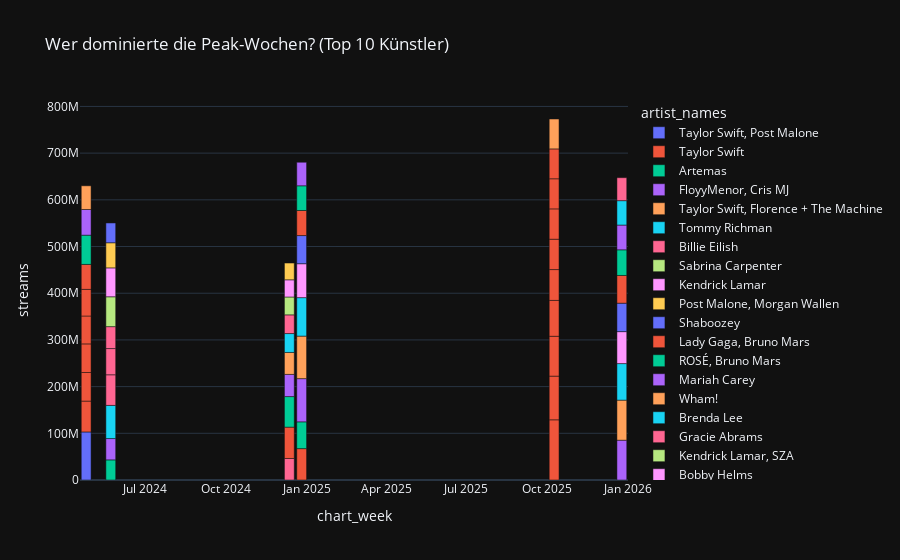

Notebook code for this chart:
### Code cell
# Visualisierung der TOP 10 Künstler in den Peak-Wochen
peak_df_details = df[df['chart_week'].isin(peak_dates)]
top_artists_peaks = peak_df_details[peak_df_details['rank'] <= 10]

fig = px.bar(top_artists_peaks, 
             x='chart_week',
             y='streams',
             color='artist_names',
             title='Wer dominierte die Peak-Wochen? (Top 10 Künstler)',
             hover_data=['track_name'],
             template='plotly_dark')

fig.show()

### Figure 1 — Plotly figure (JSON) as saved in the notebook; plotly's stock layout.template omitted (floating-point values rounded to 4 significant figures)
{"data": [{"customdata": [["Fortnight (feat. Post Malone)"]], "hovertemplate": "artist_names=Taylor Swift, Post Malone<br>chart_week=%{x}<br>streams=%{y}<br>track_name=%{customdata[0]}<extra></extra>", "legendgroup": "Taylor Swift, Post Malone", "marker": {"color": "#636efa", "pattern": {"shape": ""}}, "name": "Taylor Swift, Post Malone", "orientation": "v", "showlegend": true, "textposition": "auto", "type": "bar", "x": ["2024-04-25T00:00:00.000000000"], "xaxis": "x", "y": [102878399], "yaxis": "y"}, {"customdata": [["Down Bad"], ["So Long, London"], ["I Can Do It With a Broken Heart"], ["The Tortured Poets Department"], ["My Boy Only Breaks His Favorite Toys"], ["But Daddy I Love Him"], ["The Fate of Ophelia"], ["Opalite"], ["Elizabeth Taylor"], ["Father Figure"], ["Wood"], ["Actually Romantic"], ["CANCELLED!"], ["Wi$h Li$t"], ["Eldest Daughter"]], "hovertemplate": "artist_names=Taylor Swift<br>chart_week=%{x}<br>streams=%{y}<br>track_name=%{customdata[0]}<extra></extra>", "legendgroup": "Taylor Swift", "marker": {"color": "#EF553B", "pattern": {"shape": ""}}, "name": "Taylor Swift", "orientation": "v", "showlegend": true, "textposition": "auto", "type": "bar", "x": ["2024-04-25T00:00:00.000000000", "2024-04-25T00:00:00.000000000", "2024-04-25T00:00:00.000000000", "2024-04-25T00:00:00.000000000", "2024-04-25T00:00:00.000000000", "2024-04-25T00:00:00.000000000", "2025-10-09T00:00:00.000000000", "2025-10-09T00:00:00.000000000", "2025-10-09T00:00:00.000000000", "2025-10-09T00:00:00.000000000", "2025-10-09T00:00:00.000000000", "2025-10-09T00:00:00.000000000", "2025-10-09T00:00:00.000000000", "2025-10-09T00:00:00.000000000", "2025-10-09T00:00:00.000000000"], "xaxis": "x", "y": [66123951, 61238184, 61235217, 59746801, 57022276, 53434247, 128896137, 93572415, 85348366, 76852497, 65988612, 65019308, 64935386, 64480455, 63984794], "yaxis": "y"}, {"customdata": [["i like the way you kiss me"], ["i like the way you kiss me"]], "hovertemplate": "artist_names=Artemas<br>chart_week=%{x}<br>streams=%{y}<br>track_name=%{customdata[0]}<extra></extra>", "legendgroup": "Artemas", "marker": {"color": "#00cc96", "pattern": {"shape": ""}}, "name": "Artemas", "orientation": "v", "showlegend": true, "textposition": "auto", "type": "bar", "x": ["2024-04-25T00:00:00.000000000", "2024-05-23T00:00:00.000000000"], "xaxis": "x", "y": [62659568, 43122460], "yaxis": "y"}, {"customdata": [["Gata Only"], ["Gata Only"]], "hovertemplate": "artist_names=FloyyMenor, Cris MJ<br>chart_week=%{x}<br>streams=%{y}<br>track_name=%{customdata[0]}<extra></extra>", "legendgroup": "FloyyMenor, Cris MJ", "marker": {"color": "#ab63fa", "pattern": {"shape": ""}}, "name": "FloyyMenor, Cris MJ", "orientation": "v", "showlegend": true, "textposition": "auto", "type": "bar", "x": ["2024-04-25T00:00:00.000000000", "2024-05-23T00:00:00.000000000"], "xaxis": "x", "y": [54990825, 45655340], "yaxis": "y"}, {"customdata": [["Florida!!! (feat. Florence + The Machine)"]], "hovertemplate": "artist_names=Taylor Swift, Florence + The Machine<br>chart_week=%{x}<br>streams=%{y}<br>track_name=%{customdata[0]}<extra></extra>", "legendgroup": "Taylor Swift, Florence + The Machine", "marker": {"color": "#FFA15A", "pattern": {"shape": ""}}, "name": "Taylor Swift, Florence + The Machine", "orientation": "v", "showlegend": true, "textposition": "auto", "type": "bar", "x": ["2024-04-25T00:00:00.000000000"], "xaxis": "x", "y": [50743539], "yaxis": "y"}, {"customdata": [["MILLION DOLLAR BABY"]], "hovertemplate": "artist_names=Tommy Richman<br>chart_week=%{x}<br>streams=%{y}<br>track_name=%{customdata[0]}<extra></extra>", "legendgroup": "Tommy Richman", "marker": {"color": "#19d3f3", "pattern": {"shape": ""}}, "name": "Tommy Richman", "orientation": "v", "showlegend": true, "textposition": "auto", "type": "bar", "x": ["2024-05-23T00:00:00.000000000"], "xaxis": "x", "y": [70978525], "yaxis": "y"}, {"customdata": [["LUNCH"], ["CHIHIRO"], ["BIRDS OF A FEATHER"], ["BIRDS OF A FEATHER"]], "hovertemplate": "artist_names=Billie Eilish<br>chart_week=%{x}<br>streams=%{y}<br>track_name=%{customdata[0]}<extra></extra>", "legendgroup": "Billie Eilish", "marker": {"color": "#FF6692", "pattern": {"shape": ""}}, "name": "Billie Eilish", "orientation": "v", "showlegend": true, "textposition": "auto", "type": "bar", "x": ["2024-05-23T00:00:00.000000000", "2024-05-23T00:00:00.000000000", "2024-05-23T00:00:00.000000000", "2024-12-12T00:00:00.000000000"], "xaxis": "x", "y": [65579921, 56145760, 46943792, 46095572], "yaxis": "y"}, {"customdata": [["Espresso"]], "hovertemplate": "artist_names=Sabrina Carpenter<br>chart_week=%{x}<br>streams=%{y}<br>track_name=%{customdata[0]}<extra></extra>", "legendgroup": "Sabrina Carpenter", "marker": {"color": "#B6E880", "pattern": {"shape": ""}}, "name": "Sabrina Carpenter", "orientation": "v", "showlegend": true, "textposition": "auto", "type": "bar", "x": ["2024-05-23T00:00:00.000000000"], "xaxis": "x", "y": [63967981], "yaxis": "y"}, {"customdata": [["Not Like Us"]], "hovertemplate": "artist_names=Kendrick Lamar<br>chart_week=%{x}<br>streams=%{y}<br>track_name=%{customdata[0]}<extra></extra>", "legendgroup": "Kendrick Lamar", "marker": {"color": "#FF97FF", "pattern": {"shape": ""}}, "name": "Kendrick Lamar", "orientation": "v", "showlegend": true, "textposition": "auto", "type": "bar", "x": ["2024-05-23T00:00:00.000000000"], "xaxis": "x", "y": [61898353], "yaxis": "y"}, {"customdata": [["I Had Some Help (Feat. Morgan Wallen)"]], "hovertemplate": "artist_names=Post Malone, Morgan Wallen<br>chart_week=%{x}<br>streams=%{y}<br>track_name=%{customdata[0]}<extra></extra>", "legendgroup": "Post Malone, Morgan Wallen", "marker": {"color": "#FECB52", "pattern": {"shape": ""}}, "name": "Post Malone, Morgan Wallen", "orientation": "v", "showlegend": true, "textposition": "auto", "type": "bar", "x": ["2024-05-23T00:00:00.000000000"], "xaxis": "x", "y": [53790211], "yaxis": "y"}, {"customdata": [["A Bar Song (Tipsy)"]], "hovertemplate": "artist_names=Shaboozey<br>chart_week=%{x}<br>streams=%{y}<br>track_name=%{customdata[0]}<extra></extra>", "legendgroup": "Shaboozey", "marker": {"color": "#636efa", "pattern": {"shape": ""}}, "name": "Shaboozey", "orientation": "v", "showlegend": true, "textposition": "auto", "type": "bar", "x": ["2024-05-23T00:00:00.000000000"], "xaxis": "x", "y": [42399084], "yaxis": "y"}, {"customdata": [["Die With A Smile"], ["Die With A Smile"]], "hovertemplate": "artist_names=Lady Gaga, Bruno Mars<br>chart_week=%{x}<br>streams=%{y}<br>track_name=%{customdata[0]}<extra></extra>", "legendgroup": "Lady Gaga, Bruno Mars", "marker": {"color": "#EF553B", "pattern": {"shape": ""}}, "name": "Lady Gaga, Bruno Mars", "orientation": "v", "showlegend": true, "textposition": "auto", "type": "bar", "x": ["2024-12-12T00:00:00.000000000", "2024-12-26T00:00:00.000000000"], "xaxis": "x", "y": [67113128, 67215526], "yaxis": "y"}, {"customdata": [["APT."], ["APT."]], "hovertemplate": "artist_names=ROSÉ, Bruno Mars<br>chart_week=%{x}<br>streams=%{y}<br>track_name=%{customdata[0]}<extra></extra>", "legendgroup": "ROSÉ, Bruno Mars", "marker": {"color": "#00cc96", "pattern": {"shape": ""}}, "name": "ROSÉ, Bruno Mars", "orientation": "v", "showlegend": true, "textposition": "auto", "type": "bar", "x": ["2024-12-12T00:00:00.000000000", "2024-12-26T00:00:00.000000000"], "xaxis": "x", "y": [65463651, 57351933], "yaxis": "y"}, {"customdata": [["All I Want for Christmas Is You"], ["All I Want for Christmas Is You"], ["All I Want for Christmas Is You"]], "hovertemplate": "artist_names=Mariah Carey<br>chart_week=%{x}<br>streams=%{y}<br>track_name=%{customdata[0]}<extra></extra>", "legendgroup": "Mariah Carey", "marker": {"color": "#ab63fa", "pattern": {"shape": ""}}, "name": "Mariah Carey", "orientation": "v", "showlegend": true, "textposition": "auto", "type": "bar", "x": ["2024-12-12T00:00:00.000000000", "2024-12-26T00:00:00.000000000", "2025-12-25T00:00:00.000000000"], "xaxis": "x", "y": [47514211, 92506541, 85249591], "yaxis": "y"}, {"customdata": [["Last Christmas"], ["Last Christmas"], ["Last Christmas"]], "hovertemplate": "artist_names=Wham!<br>chart_week=%{x}<br>streams=%{y}<br>track_name=%{customdata[0]}<extra></extra>", "legendgroup": "Wham!", "marker": {"color": "#FFA15A", "pattern": {"shape": ""}}, "name": "Wham!", "orientation": "v", "showlegend": true, "textposition": "auto", "type": "bar", "x": ["2024-12-12T00:00:00.000000000", "2024-12-26T00:00:00.000000000", "2025-12-25T00:00:00.000000000"], "xaxis": "x", "y": [46992149, 91090914, 85802156], "yaxis": "y"}, {"customdata": [["Rockin' Around The Christmas Tree"], ["Rockin' Around The Christmas Tree"], ["Rockin' Around The Christmas Tree"]], "hovertemplate": "artist_names=Brenda Lee<br>chart_week=%{x}<br>streams=%{y}<br>track_name=%{customdata[0]}<extra></extra>", "legendgroup": "Brenda Lee", "marker": {"color": "#19d3f3", "pattern": {"shape": ""}}, "name": "Brenda Lee", "orientation": "v", "showlegend": true, "textposition": "auto", "type": "bar", "x": ["2024-12-12T00:00:00.000000000", "2024-12-26T00:00:00.000000000", "2025-12-25T00:00:00.000000000"], "xaxis": "x", "y": [40460504, 82406485, 78245864], "yaxis": "y"}, {"customdata": [["That’s So True"]], "hovertemplate": "artist_names=Gracie Abrams<br>chart_week=%{x}<br>streams=%{y}<br>track_name=%{customdata[0]}<extra></extra>", "legendgroup": "Gracie Abrams", "marker": {"color": "#FF6692", "pattern": {"shape": ""}}, "name": "Gracie Abrams", "orientation": "v", "showlegend": true, "textposition": "auto", "type": "bar", "x": ["2024-12-12T00:00:00.000000000"], "xaxis": "x", "y": [40045248], "yaxis": "y"}, {"customdata": [["luther (with sza)"]], "hovertemplate": "artist_names=Kendrick Lamar, SZA<br>chart_week=%{x}<br>streams=%{y}<br>track_name=%{customdata[0]}<extra></extra>", "legendgroup": "Kendrick Lamar, SZA", "marker": {"color": "#B6E880", "pattern": {"shape": ""}}, "name": "Kendrick Lamar, SZA", "orientation": "v", "showlegend": true, "textposition": "auto", "type": "bar", "x": ["2024-12-12T00:00:00.000000000"], "xaxis": "x", "y": [38270262], "yaxis": "y"}, {"customdata": [["Jingle Bell Rock"], ["Jingle Bell Rock"], ["Jingle Bell Rock"]], "hovertemplate": "artist_names=Bobby Helms<br>chart_week=%{x}<br>streams=%{y}<br>track_name=%{customdata[0]}<extra></extra>", "legendgroup": "Bobby Helms", "marker": {"color": "#FF97FF", "pattern": {"shape": ""}}, "name": "Bobby Helms", "orientation": "v", "showlegend": true, "textposition": "auto", "type": "bar", "x": ["2024-12-12T00:00:00.000000000", "2024-12-26T00:00:00.000000000", "2025-12-25T00:00:00.000000000"], "xaxis": "x", "y": [36801037, 72625966, 68492679], "yaxis": "y"}, {"customdata": [["Who"]], "hovertemplate": "artist_names=Jimin<br>chart_week=%{x}<br>streams=%{y}<br>track_name=%{customdata[0]}<extra></extra>", "legendgroup": "Jimin", "marker": {"color": "#FECB52", "pattern": {"shape": ""}}, "name": "Jimin", "orientation": "v", "showlegend": true, "textposition": "auto", "type": "bar", "x": ["2024-12-12T00:00:00.000000000"], "xaxis": "x", "y": [35898868], "yaxis": "y"}, {"customdata": [["Santa Tell Me"], ["Santa Tell Me"]], "hovertemplate": "artist_names=Ariana Grande<br>chart_week=%{x}<br>streams=%{y}<br>track_name=%{customdata[0]}<extra></extra>", "legendgroup": "Ariana Grande", "marker": {"color": "#636efa", "pattern": {"shape": ""}}, "name": "Ariana Grande", "orientation": "v", "showlegend": true, "textposition": "auto", "type": "bar", "x": ["2024-12-26T00:00:00.000000000", "2025-12-25T00:00:00.000000000"], "xaxis": "x", "y": [60264421, 60868135], "yaxis": "y"}, {"customdata": [["Let It Snow! Let It Snow! Let It Snow!"], ["Let It Snow! Let It Snow! Let It Snow!"]], "hovertemplate": "artist_names=Dean Martin<br>chart_week=%{x}<br>streams=%{y}<br>track_name=%{customdata[0]}<extra></extra>", "legendgroup": "Dean Martin", "marker": {"color": "#EF553B", "pattern": {"shape": ""}}, "name": "Dean Martin", "orientation": "v", "showlegend": true, "textposition": "auto", "type": "bar", "x": ["2024-12-26T00:00:00.000000000", "2025-12-25T00:00:00.000000000"], "xaxis": "x", "y": [53709396, 59385669], "yaxis": "y"}, {"customdata": [["Underneath the Tree"], ["Underneath the Tree"]], "hovertemplate": "artist_names=Kelly Clarkson<br>chart_week=%{x}<br>streams=%{y}<br>track_name=%{customdata[0]}<extra></extra>", "legendgroup": "Kelly Clarkson", "marker": {"color": "#00cc96", "pattern": {"shape": ""}}, "name": "Kelly Clarkson", "orientation": "v", "showlegend": true, "textposition": "auto", "type": "bar", "x": ["2024-12-26T00:00:00.000000000", "2025-12-25T00:00:00.000000000"], "xaxis": "x", "y": [52913596, 54935095], "yaxis": "y"}, {"customdata": [["Snowman"], ["Snowman"]], "hovertemplate": "artist_names=Sia<br>chart_week=%{x}<br>streams=%{y}<br>track_name=%{customdata[0]}<extra></extra>", "legendgroup": "Sia", "marker": {"color": "#ab63fa", "pattern": {"shape": ""}}, "name": "Sia", "orientation": "v", "showlegend": true, "textposition": "auto", "type": "bar", "x": ["2024-12-26T00:00:00.000000000", "2025-12-25T00:00:00.000000000"], "xaxis": "x", "y": [50418417, 53021049], "yaxis": "y"}, {"customdata": [["The Life of a Showgirl (feat. Sabrina Carpenter)"]], "hovertemplate": "artist_names=Taylor Swift, Sabrina Carpenter<br>chart_week=%{x}<br>streams=%{y}<br>track_name=%{customdata[0]}<extra></extra>", "legendgroup": "Taylor Swift, Sabrina Carpenter", "marker": {"color": "#FFA15A", "pattern": {"shape": ""}}, "name": "Taylor Swift, Sabrina Carpenter", "orientation": "v", "showlegend": true, "textposition": "auto", "type": "bar", "x": ["2025-10-09T00:00:00.000000000"], "xaxis": "x", "y": [64035559], "yaxis": "y"}, {"customdata": [["It's the Most Wonderful Time of the Year"]], "hovertemplate": "artist_names=Andy Williams<br>chart_week=%{x}<br>streams=%{y}<br>track_name=%{customdata[0]}<extra></extra>", "legendgroup": "Andy Williams", "marker": {"color": "#19d3f3", "pattern": {"shape": ""}}, "name": "Andy Williams", "orientation": "v", "showlegend": true, "textposition": "auto", "type": "bar", "x": ["2025-12-25T00:00:00.000000000"], "xaxis": "x", "y": [52250369], "yaxis": "y"}, {"customdata": [["Feliz Navidad"]], "hovertemplate": "artist_names=José Feliciano<br>chart_week=%{x}<br>streams=%{y}<br>track_name=%{customdata[0]}<extra></extra>", "legendgroup": "José Feliciano", "marker": {"color": "#FF6692", "pattern": {"shape": ""}}, "name": "José Feliciano", "orientation": "v", "showlegend": true, "textposition": "auto", "type": "bar", "x": ["2025-12-25T00:00:00.000000000"], "xaxis": "x", "y": [49201649], "yaxis": "y"}], "layout": {"barmode": "relative", "legend": {"title": {"text": "artist_names"}, "tracegroupgap": 0}, "title": {"text": "Wer dominierte die Peak-Wochen? (Top 10 Künstler)"}, "xaxis": {"anchor": "y", "domain": [0, 1], "title": {"text": "chart_week"}}, "yaxis": {"anchor": "x", "domain": [0, 1], "title": {"text": "streams"}}}}
